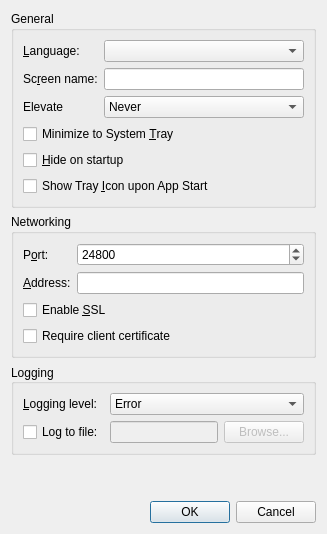
<?xml version="1.0" encoding="UTF-8"?>
<ui version="4.0">
 <class>SettingsDialog</class>
 <widget class="QDialog" name="SettingsDialog">
  <property name="geometry">
   <rect>
    <x>0</x>
    <y>0</y>
    <width>400</width>
    <height>0</height>
   </rect>
  </property>
  <property name="windowTitle">
   <string>Settings</string>
  </property>
  <layout class="QVBoxLayout" name="verticalLayout">
   <item>
    <widget class="QGroupBox" name="m_pGroupGeneral">
     <property name="enabled">
      <bool>true</bool>
     </property>
     <property name="sizePolicy">
      <sizepolicy hsizetype="Preferred" vsizetype="Preferred">
       <horstretch>0</horstretch>
       <verstretch>0</verstretch>
      </sizepolicy>
     </property>
     <property name="title">
      <string>General</string>
     </property>
     <layout class="QFormLayout" name="formLayout">
      <property name="fieldGrowthPolicy">
       <enum>QFormLayout::AllNonFixedFieldsGrow</enum>
      </property>
      <item row="0" column="0">
       <widget class="QLabel" name="m_pLabel_27">
        <property name="sizePolicy">
         <sizepolicy hsizetype="Preferred" vsizetype="Preferred">
          <horstretch>0</horstretch>
          <verstretch>0</verstretch>
         </sizepolicy>
        </property>
        <property name="minimumSize">
         <size>
          <width>75</width>
          <height>0</height>
         </size>
        </property>
        <property name="text">
         <string>&amp;Language:</string>
        </property>
        <property name="buddy">
         <cstring>m_pComboLanguage</cstring>
        </property>
       </widget>
      </item>
      <item row="0" column="1">
       <widget class="QComboBox" name="m_pComboLanguage"/>
      </item>
      <item row="1" column="0">
       <widget class="QLabel" name="m_pLabel_19">
        <property name="minimumSize">
         <size>
          <width>75</width>
          <height>0</height>
         </size>
        </property>
        <property name="text">
         <string>Sc&amp;reen name:</string>
        </property>
        <property name="buddy">
         <cstring>m_pLineEditScreenName</cstring>
        </property>
       </widget>
      </item>
      <item row="1" column="1">
       <widget class="QLineEdit" name="m_pLineEditScreenName">
        <property name="enabled">
         <bool>true</bool>
        </property>
       </widget>
      </item>
      <item row="2" column="0">
       <widget class="QLabel" name="m_pLabelElevate">
        <property name="text">
         <string>Elevate</string>
        </property>
       </widget>
      </item>
      <item row="2" column="1">
       <widget class="QComboBox" name="m_pComboElevate">
        <property name="toolTip">
         <string>Specify when the Leapdesk KVM service should run at an elevated privilege level</string>
        </property>
        <property name="currentIndex">
         <number>2</number>
        </property>
        <item>
         <property name="text">
          <string>As Needed</string>
         </property>
        </item>
        <item>
         <property name="text">
          <string>Always</string>
         </property>
        </item>
        <item>
         <property name="text">
          <string>Never</string>
         </property>
        </item>
       </widget>
      </item>
      <item row="3" column="0" colspan="2">
       <widget class="QCheckBox" name="m_pCheckBoxMinimizeToTray">
        <property name="text">
         <string>Minimize to System &amp;Tray</string>
        </property>
       </widget>
      </item>
      <item row="4" column="0" colspan="2">
       <widget class="QCheckBox" name="m_pCheckBoxAutoHide">
        <property name="text">
         <string>&amp;Hide on startup</string>
        </property>
       </widget>
      </item>
      <item row="5" column="0" colspan="2">
       <widget class="QCheckBox" name="m_pCheckBoxAutoStart">
        <property name="text">
         <string>Show Tray &amp;Icon upon App Start</string>
        </property>
       </widget>
      </item>
     </layout>
    </widget>
   </item>
   <item>
    <widget class="QGroupBox" name="m_pGroupNetworking">
     <property name="title">
      <string>Networking</string>
     </property>
     <layout class="QGridLayout" name="gridLayout_3">
      <item row="1" column="0">
       <widget class="QLabel" name="m_pLabel_21">
        <property name="text">
         <string>&amp;Address:</string>
        </property>
        <property name="buddy">
         <cstring>m_pLineEditInterface</cstring>
        </property>
       </widget>
      </item>
      <item row="0" column="0">
       <widget class="QLabel" name="m_pLabel_20">
        <property name="text">
         <string>P&amp;ort:</string>
        </property>
        <property name="buddy">
         <cstring>m_pSpinBoxPort</cstring>
        </property>
       </widget>
      </item>
      <item row="0" column="1">
       <widget class="QSpinBox" name="m_pSpinBoxPort">
        <property name="enabled">
         <bool>true</bool>
        </property>
        <property name="sizePolicy">
         <sizepolicy hsizetype="MinimumExpanding" vsizetype="Fixed">
          <horstretch>0</horstretch>
          <verstretch>0</verstretch>
         </sizepolicy>
        </property>
        <property name="maximum">
         <number>65535</number>
        </property>
        <property name="value">
         <number>24800</number>
        </property>
       </widget>
      </item>
      <item row="1" column="1">
       <widget class="QLineEdit" name="m_pLineEditInterface">
        <property name="enabled">
         <bool>true</bool>
        </property>
       </widget>
      </item>
      <item row="2" column="0" colspan="2">
       <widget class="QCheckBox" name="m_pCheckBoxEnableCrypto">
        <property name="text">
         <string>Enable &amp;SSL</string>
        </property>
       </widget>
      </item>
      <item row="3" column="0" colspan="2">
       <widget class="QCheckBox" name="checkbox_require_client_certificate">
        <property name="text">
         <string>Require client certificate</string>
        </property>
       </widget>
      </item>
     </layout>
    </widget>
   </item>
   <item>
    <widget class="QGroupBox" name="m_pGroupLog">
     <property name="sizePolicy">
      <sizepolicy hsizetype="Preferred" vsizetype="Preferred">
       <horstretch>0</horstretch>
       <verstretch>0</verstretch>
      </sizepolicy>
     </property>
     <property name="title">
      <string>Logging</string>
     </property>
     <property name="alignment">
      <set>Qt::AlignLeading|Qt::AlignLeft|Qt::AlignVCenter</set>
     </property>
     <property name="flat">
      <bool>false</bool>
     </property>
     <layout class="QGridLayout" name="gridLayout_2">
      <item row="1" column="0">
       <widget class="QCheckBox" name="m_pCheckBoxLogToFile">
        <property name="text">
         <string>Log to file:</string>
        </property>
       </widget>
      </item>
      <item row="1" column="2">
       <widget class="QPushButton" name="m_pButtonBrowseLog">
        <property name="enabled">
         <bool>false</bool>
        </property>
        <property name="text">
         <string>Browse...</string>
        </property>
       </widget>
      </item>
      <item row="0" column="1" colspan="2">
       <widget class="QComboBox" name="m_pComboLogLevel">
        <item>
         <property name="text">
          <string>Error</string>
         </property>
        </item>
        <item>
         <property name="text">
          <string>Warning</string>
         </property>
        </item>
        <item>
         <property name="text">
          <string>Note</string>
         </property>
        </item>
        <item>
         <property name="text">
          <string>Info</string>
         </property>
        </item>
        <item>
         <property name="text">
          <string>Debug</string>
         </property>
        </item>
        <item>
         <property name="text">
          <string>Debug1</string>
         </property>
        </item>
        <item>
         <property name="text">
          <string>Debug2</string>
         </property>
        </item>
       </widget>
      </item>
      <item row="0" column="0">
       <widget class="QLabel" name="m_pLabel_3">
        <property name="minimumSize">
         <size>
          <width>75</width>
          <height>0</height>
         </size>
        </property>
        <property name="text">
         <string>&amp;Logging level:</string>
        </property>
        <property name="buddy">
         <cstring>m_pComboLogLevel</cstring>
        </property>
       </widget>
      </item>
      <item row="1" column="1">
       <widget class="QLineEdit" name="m_pLineEditLogFilename">
        <property name="enabled">
         <bool>false</bool>
        </property>
       </widget>
      </item>
     </layout>
    </widget>
   </item>
   <item>
    <spacer name="verticalSpacer">
     <property name="orientation">
      <enum>Qt::Vertical</enum>
     </property>
     <property name="sizeHint" stdset="0">
      <size>
       <width>20</width>
       <height>40</height>
      </size>
     </property>
    </spacer>
   </item>
   <item>
    <widget class="QDialogButtonBox" name="buttonBox">
     <property name="orientation">
      <enum>Qt::Horizontal</enum>
     </property>
     <property name="standardButtons">
      <set>QDialogButtonBox::Cancel|QDialogButtonBox::Ok</set>
     </property>
    </widget>
   </item>
  </layout>
 </widget>
 <tabstops>
  <tabstop>m_pComboLanguage</tabstop>
  <tabstop>m_pLineEditScreenName</tabstop>
  <tabstop>m_pComboElevate</tabstop>
  <tabstop>m_pCheckBoxMinimizeToTray</tabstop>
  <tabstop>m_pCheckBoxAutoHide</tabstop>
  <tabstop>m_pCheckBoxAutoStart</tabstop>
  <tabstop>m_pSpinBoxPort</tabstop>
  <tabstop>m_pLineEditInterface</tabstop>
  <tabstop>m_pCheckBoxEnableCrypto</tabstop>
  <tabstop>m_pComboLogLevel</tabstop>
  <tabstop>m_pCheckBoxLogToFile</tabstop>
  <tabstop>m_pLineEditLogFilename</tabstop>
  <tabstop>m_pButtonBrowseLog</tabstop>
 </tabstops>
 <resources/>
 <connections/>
</ui>
